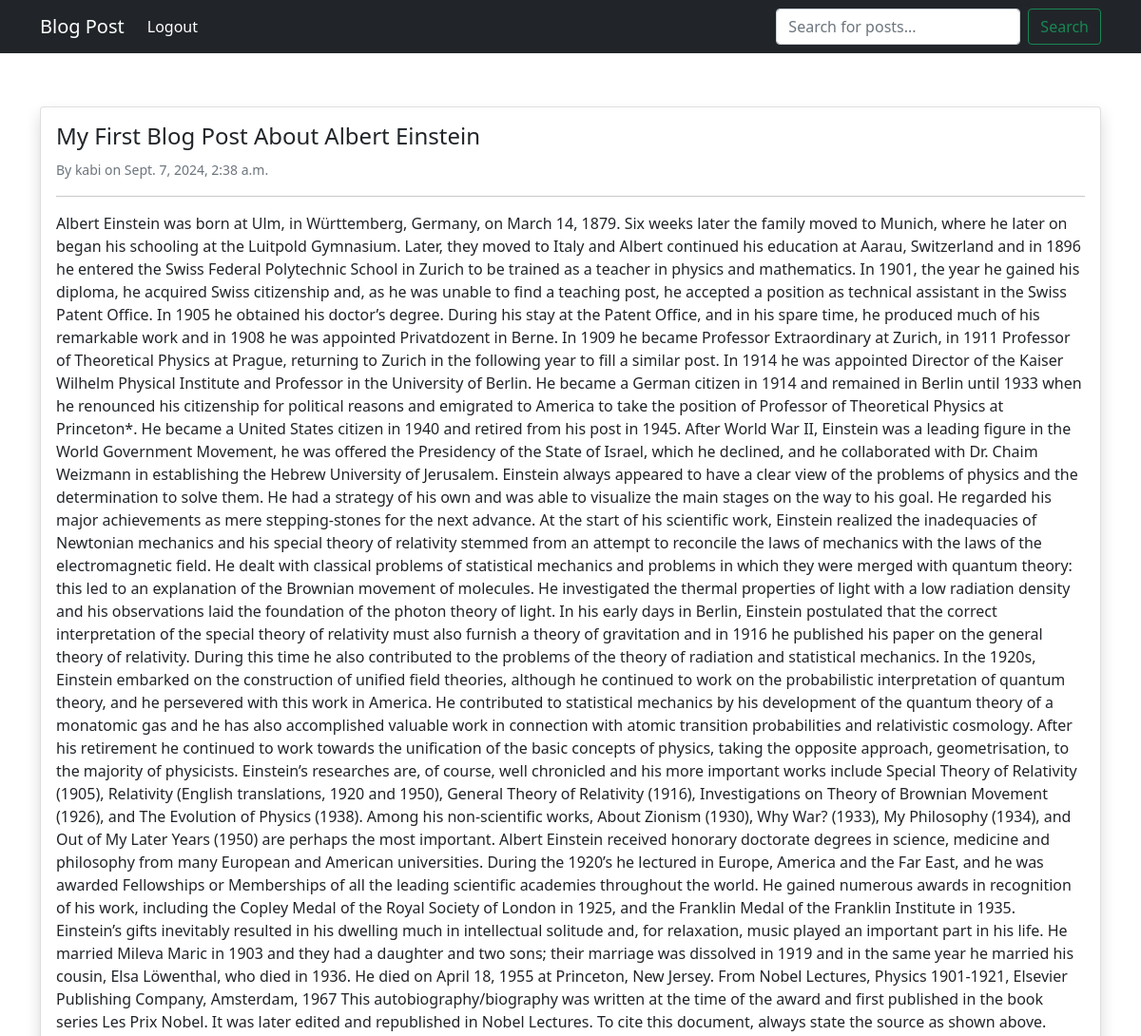
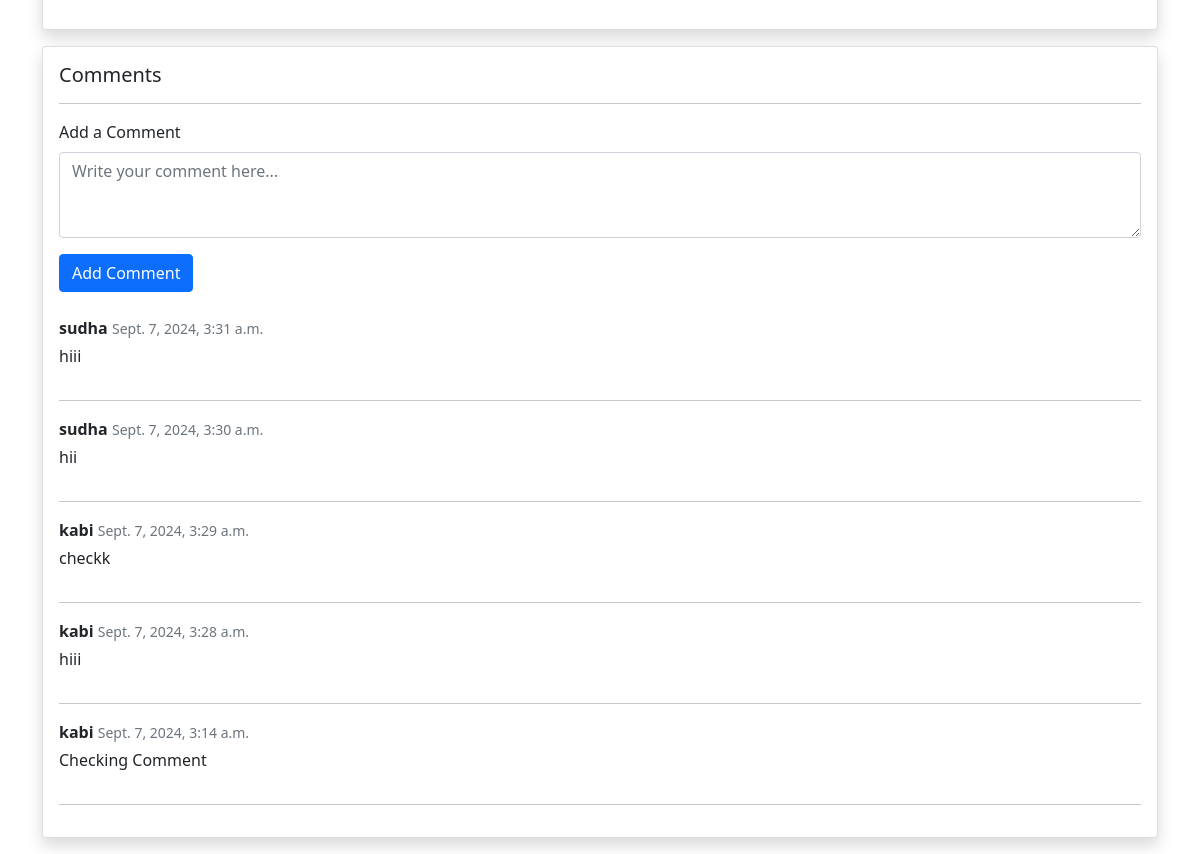
The app's page /post_detail/6 (signed in) with its own data (2 pictures, top to bottom).
### BlogApp/models.py (models this page shows, shortened)
class BlogPost(models.Model):
    title = models.CharField(max_length=250)
    content = models.TextField()
    author = models.ForeignKey(User, on_delete=models.CASCADE)
    date_created = models.DateTimeField(auto_now_add=True)
    tags = models.CharField(max_length=100, blank=True)
    class Meta:
        ordering = ("-date_created",)

class Comment(models.Model):
    post = models.ForeignKey(BlogPost, related_name='comments', on_delete=models.CASCADE)
    author = models.ForeignKey(User, null=True, blank=True, on_delete=models.CASCADE)
    text = models.CharField(max_length=100)
    created_at = models.DateTimeField(auto_now_add=True)
    class Meta:
        ordering = ("-created_at",)

### BlogApp/views.py (the view)
# urls.py: path('post_detail/<int:pk>', views.post_detail, name="post_detail"),
def post_detail(request, pk):
    post = get_object_or_404(BlogPost, pk=pk)
    comments = post.comments.all()
    if request.method == "POST":
        comment_form = CommentForm(request.POST)
        if comment_form.is_valid():
            new_comment = comment_form.save(commit=False)
            new_comment.post = post
            if request.user.is_authenticated:
                new_comment.author = request.user
            else:
                new_comment.author = None
            new_comment.save()
            return redirect('post_detail', pk=post.id)
    else:
        comment_form = CommentForm()
    context = {
        'post' : post,
        'comments' : comments,
        'comment_form' : comment_form,
    }
    return render(request, 'blog/post_detail.html', context)

### BlogApp/forms.py
class CommentForm(forms.ModelForm):
    class Meta:
        model = Comment
        fields = ['text',]

### templates/blog/post_detail.html (shortened to what this page needs)
{% extends "partials/base.html" %}
{% block content %}
<div class="container">
    <div class="row mt-5 pt-5">
        <div class="col-md-12">
            <div class="card shadow my-3">
                <div class="card-body">
                    <h4 class="card-title">{{ post.title }}</h4>
                    <p class="text-muted">
                        <small>By {{ post.author }} on {{ post.date_created }}</small>
                    </p>
                    <hr>
                    <p class="card-text text-justify my-3">
                        {{ post.content }}
                    </p>
                </div>
            </div>
            <div class="card shadow my-3">
                <div class="card-body">
                    <h5 class="card-title">Comments</h5>
                    <hr>
                    <form action="{% url 'post_detail' post.id %}" method="POST">
                        <div class="mb-3">
                            <label for="comment" class="form-label">Add a Comment</label>
                            <textarea name="text" class="form-control" id="comment" rows="3" placeholder="Write your comment here..." required></textarea>
                        </div>
                        <button type="submit" class="btn btn-primary">Add Comment</button>
                    </form>
                    <div class="mt-4">
                        {% for comment in comments %}
                        <div class="comment mb-3">
                            <strong>{{ comment.author.username|default:"Anonymous" }}</strong>
                            <small class="text-muted">{{ comment.created_at }}</small>
                            <p class="mt-1">{{ comment.text }}</p>
                        </div>
                        <hr>
                        {% empty %}
                        <p>No comments yet. Be the first to comment!</p>
                        {% endfor %}
                    </div>
                </div>
            </div>
        </div>
    </div>
</div>
{% endblock content %}

### records on screen
BlogPost: title "My First Blog Post About Albert Einstein", author "kabi", date_created "Sept. 7, 2024, 2:38 a.m.", content "Albert Einstein was born at Ulm, in Württemberg, Germany, on March 14, 1879. Six weeks later the family moved to Munich, where he later on began his schooling at the Luitpold Gymnasium. Later, they moved to Italy and Albert continued his education at Aarau, Switzerland and in 1896 he entered the Swiss Federal Polytechnic School in Zurich to be trained as a teacher in physics and mathematics. In 1901, the year he gained his diploma, he acquired Swiss citizenship and, as he was unable to find a teaching post, he accepted a position as technical assistant in the Swiss Patent Office. In 1905 he obtained his doctor’s degree. During his stay at the Patent Office, and in his spare time, he…"
Comment: author.username "sudha", created_at "Sept. 7, 2024, 3:31 a.m.", text "hiii"
Comment: author.username "sudha", created_at "Sept. 7, 2024, 3:30 a.m.", text "hii"
Comment: author.username "kabi", created_at "Sept. 7, 2024, 3:29 a.m.", text "checkk"
Comment: author.username "kabi", created_at "Sept. 7, 2024, 3:28 a.m.", text "hiii"
Comment: author.username "kabi", created_at "Sept. 7, 2024, 3:14 a.m.", text "Checking Comment"
